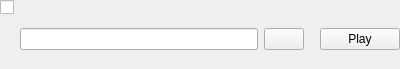
<ui version="4.0" >
 <author></author>
 <comment></comment>
 <exportmacro></exportmacro>
 <class>NotificationSettingsItem</class>
 <widget class="QWidget" name="NotificationSettingsItem" >
  <property name="geometry" >
   <rect>
    <x>0</x>
    <y>0</y>
    <width>400</width>
    <height>69</height>
   </rect>
  </property>
  <layout class="QVBoxLayout" >
   <property name="margin" >
    <number>0</number>
   </property>
   <property name="spacing" >
    <number>6</number>
   </property>
   <item>
    <widget class="QCheckBox" name="checkBox" >
     <property name="text" >
      <string/>
     </property>
    </widget>
   </item>
   <item>
    <widget class="QFrame" name="frame" >
     <property name="sizePolicy" >
      <sizepolicy>
       <hsizetype>5</hsizetype>
       <vsizetype>1</vsizetype>
       <horstretch>0</horstretch>
       <verstretch>0</verstretch>
      </sizepolicy>
     </property>
     <property name="frameShadow" >
      <enum>QFrame::Raised</enum>
     </property>
     <layout class="QHBoxLayout" >
      <property name="margin" >
       <number>0</number>
      </property>
      <property name="spacing" >
       <number>6</number>
      </property>
      <item>
       <spacer>
        <property name="orientation" >
         <enum>Qt::Horizontal</enum>
        </property>
        <property name="sizeType" >
         <enum>QSizePolicy::Fixed</enum>
        </property>
        <property name="sizeHint" >
         <size>
          <width>20</width>
          <height>20</height>
         </size>
        </property>
       </spacer>
      </item>
      <item>
       <widget class="QLineEdit" name="soundLineEdit" >
        <property name="toolTip" >
         <string>Sound file</string>
        </property>
       </widget>
      </item>
      <item>
       <widget class="QPushButton" name="browseButton" >
        <property name="toolTip" >
         <string>Find a sound file</string>
        </property>
        <property name="icon" >
         <iconset/>
        </property>
       </widget>
      </item>
      <item>
       <spacer>
        <property name="orientation" >
         <enum>Qt::Horizontal</enum>
        </property>
        <property name="sizeType" >
         <enum>QSizePolicy::Fixed</enum>
        </property>
        <property name="sizeHint" >
         <size>
          <width>10</width>
          <height>20</height>
         </size>
        </property>
       </spacer>
      </item>
      <item>
       <widget class="QPushButton" name="playButton" >
        <property name="toolTip" >
         <string>Play sound file</string>
        </property>
        <property name="text" >
         <string>Play</string>
        </property>
        <property name="icon" >
         <iconset resource="../../../../resources/wengophone.qrc" >:/pics/play.png</iconset>
        </property>
       </widget>
      </item>
     </layout>
    </widget>
   </item>
   <item>
    <spacer>
     <property name="orientation" >
      <enum>Qt::Vertical</enum>
     </property>
     <property name="sizeType" >
      <enum>QSizePolicy::Fixed</enum>
     </property>
     <property name="sizeHint" >
      <size>
       <width>20</width>
       <height>12</height>
      </size>
     </property>
    </spacer>
   </item>
  </layout>
 </widget>
 <pixmapfunction></pixmapfunction>
 <tabstops>
  <tabstop>soundLineEdit</tabstop>
  <tabstop>browseButton</tabstop>
  <tabstop>playButton</tabstop>
 </tabstops>
 <resources>
  <include location="../../../../resources/wengophone.qrc" />
 </resources>
 <connections>
  <connection>
   <sender>checkBox</sender>
   <signal>toggled(bool)</signal>
   <receiver>frame</receiver>
   <slot>setEnabled(bool)</slot>
   <hints>
    <hint type="sourcelabel" >
     <x>41</x>
     <y>53</y>
    </hint>
    <hint type="destinationlabel" >
     <x>46</x>
     <y>105</y>
    </hint>
   </hints>
  </connection>
 </connections>
</ui>
